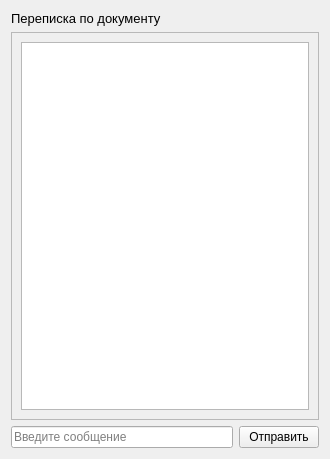
<?xml version="1.0" encoding="UTF-8"?>
<ui version="4.0">
 <class>Form</class>
 <widget class="QWidget" name="Form">
  <property name="geometry">
   <rect>
    <x>0</x>
    <y>0</y>
    <width>330</width>
    <height>459</height>
   </rect>
  </property>
  <property name="windowTitle">
   <string>Form</string>
  </property>
  <layout class="QVBoxLayout" name="verticalLayout">
   <item>
    <widget class="QLabel" name="label">
     <property name="font">
      <font>
       <pointsize>10</pointsize>
      </font>
     </property>
     <property name="text">
      <string>Переписка по документу</string>
     </property>
    </widget>
   </item>
   <item>
    <widget class="QScrollArea" name="scrollArea">
     <property name="widgetResizable">
      <bool>true</bool>
     </property>
     <widget class="QWidget" name="scrollAreaWidgetContents">
      <property name="geometry">
       <rect>
        <x>0</x>
        <y>0</y>
        <width>306</width>
        <height>370</height>
       </rect>
      </property>
      <layout class="QHBoxLayout" name="horizontalLayout_2">
       <item>
        <widget class="QListWidget" name="messages_list"/>
       </item>
      </layout>
     </widget>
    </widget>
   </item>
   <item>
    <layout class="QHBoxLayout" name="horizontalLayout">
     <item>
      <widget class="QLineEdit" name="lineedit">
       <property name="placeholderText">
        <string>Введите сообщение</string>
       </property>
      </widget>
     </item>
     <item>
      <widget class="QPushButton" name="send_button">
       <property name="text">
        <string>Отправить</string>
       </property>
      </widget>
     </item>
    </layout>
   </item>
  </layout>
 </widget>
 <resources/>
 <connections/>
</ui>
